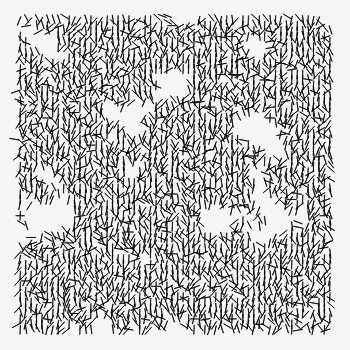
Frame 1 (no input)
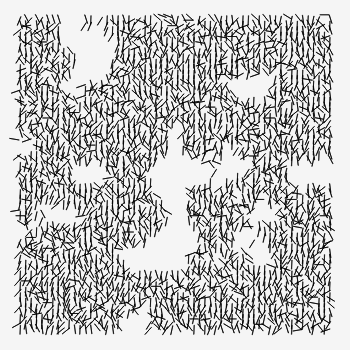
Frame 60 (no input)
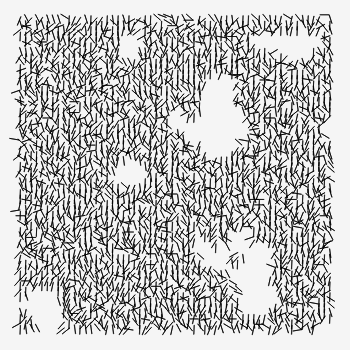
Frame 120 (the mouse pressed at the canvas centre since frame 60)

The p5.js sketch that drew these frames (run headless with seeded random() and noise() and a simulated clock; from frame 60 on, the mouse is pressed at the canvas centre):

// p5.js sketch
// ── sketch.js
/////////Sizes Etc./////////
var w = 350;
var h = 350;
var margin = w/20;
var numColumns = 58;
var numRows = 58;
var rowStep = (h-margin*2) / numRows;
var colStep = (w-margin*2) / numColumns;
var x = margin;
var y =margin;

///////////Array/////////////
var lineArray = [];

///////Noise Scaling/////////
var nsRot = w/1000; 																	//rotation scale
var nsRender = w/15000;														//visibility scale
var nsTimeRender = w/20000;										//visibility time scale
var nsTimeRot = w/30000;												 //rotation time scale
var threshhold = 0.33;															//visibility threshhold: if noise > threshhold, render.
var randSeed = 0;																				//random seed to regenerate noise
var std = 40;																							  //standard deviation for roations
var rnd = 10;																							 //round to nearest quantity of

////A E S T H E T I C S/////
var lineScale = 1.2;
var sw = w/500;

/////////////////////////////////////SETUP///////////////////////////////////
function setup() {
	createCanvas( w, h);
	rectMode(CENTER);
	frameRate(30);
	
	//Iterate over grid to populate array
	for ( var r = 0; r < numRows; r++) {
		for ( var c = 0; c < numColumns; c++ ) {
			var l = new LineSegment(x,y);
			lineArray.push(l);
			x += colStep; 																					//increase to make row
		}																																			//end row loop
	x = margin; 																														//reset at end of each row
	y += rowStep; 																							//increase to next column
	}																																				//end column loop
} 																																				//end setup

///////////////////////////////////////DRAW//////////////////////////////////
function draw() {
	background(245);
	
	//Iterate over array, update then display
	for (var i = 0; i < lineArray.length; i++) {
		lineArray[i].update();
		lineArray[i].display();
	}																																				//end lineArray loop
}																																					//end draw

//////////////////////////////////MOUSE CLICKED//////////////////////////////
function mouseClicked(){
	randSeed = random(0,1000000);
	for (var i = 0; i < lineArray.length; i++) {
	lineArray[i].newRotation();
	}
}

/////////////////////////////////LINE SEGMENT OBJECT//////////////////////////
function LineSegment(lx,ly) {
	this.pos = createVector(lx,ly);
	this.rot = radians(int(randomGaussian(0,std)/rnd)*rnd);
	this.visible = 1;
	
	//////////UPDATE//////////
	this.update = function() {
	//Visibility uses 3D perlin noise
	this.visible = noise(this.pos.y*nsRender+randSeed,this.pos.x*nsRender+randSeed,frameCount*nsTimeRender+randSeed);
	}																																				//end update method
	
	////////Re-Rotate////////
	this.newRotation = function() {
		//Gaussian distribution for rotation
		this.rot = radians(int(randomGaussian(0,std)/rnd)*rnd);
	}
	
	//////////DISPLAY//////////
	this.display = function() {
		push();
		translate(this.pos.x,this.pos.y);			//get into the right position
		rotate(this.rot);																			//rotate the correct amount
		strokeWeight(sw);																				//drawing stuff
		noFill();
		stroke(0);
		if (this.visible > threshhold) { 			//only draw if 'visible'
			rect(rowStep/2,rowStep/2,0,rowStep/2+rowStep*lineScale);
		}	//end if	
		pop();
	}																																				//end of display method
}																																					//end of line segment class
